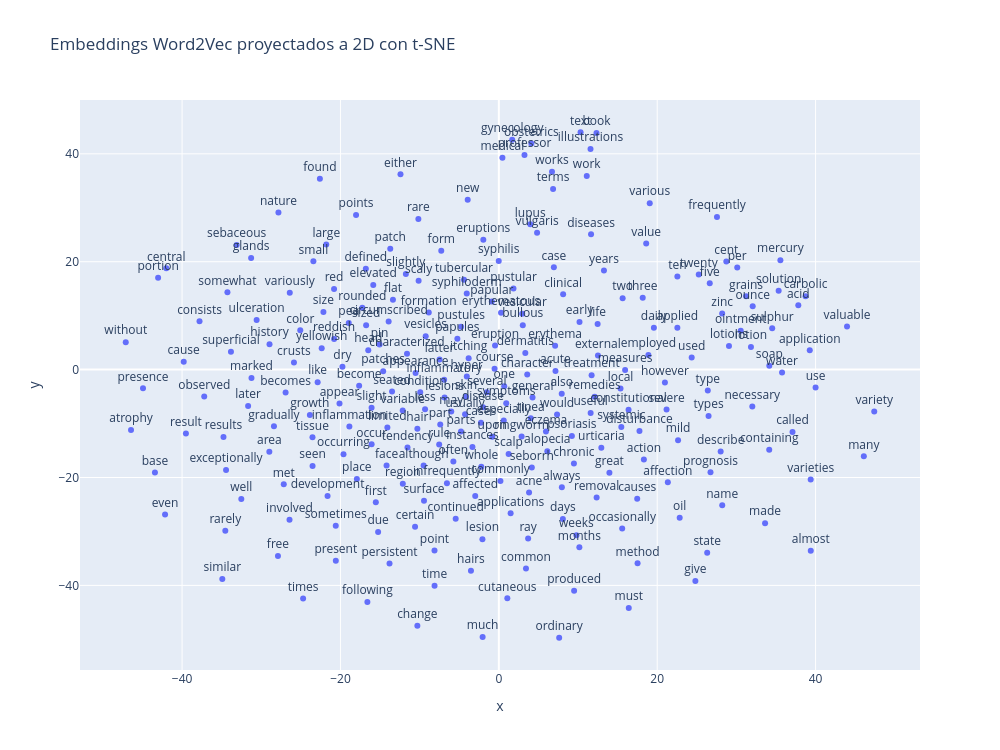

Source (notebook cell):
### Markdown cell above
### Reducción dimensional y visualización 2D
Los embeddings entrenados tienen 100 dimensiones. Para visualizarlos se reduce su dimensionalidad a 2D usando t-SNE. El gráfico permite inspeccionar agrupaciones locales de palabras.

### Code cell
from sklearn.manifold import TSNE
import plotly.express as px

MAX_WORDS = min(250, len(w2v_model.wv.index_to_key))

vectors = np.asarray(w2v_model.wv.vectors[:MAX_WORDS])
labels = np.asarray(w2v_model.wv.index_to_key[:MAX_WORDS])

perplexity = min(30, max(5, (MAX_WORDS - 1) // 3))

tsne = TSNE(
    n_components=2,
    random_state=42,
    init="pca",
    learning_rate="auto",
    perplexity=perplexity
)
vecs_2d = tsne.fit_transform(vectors)

plot_df = pd.DataFrame({
    "x": vecs_2d[:, 0],
    "y": vecs_2d[:, 1],
    "palabra": labels
})

fig = px.scatter(plot_df, x="x", y="y", text="palabra", title="Embeddings Word2Vec proyectados a 2D con t-SNE")
fig.update_traces(textposition="top center", marker=dict(size=6))
fig.update_layout(width=1000, height=750)
fig.show()

### Figure 1 — Plotly figure (JSON) as saved in the notebook; plotly's stock layout.template omitted (floating-point values rounded to 4 significant figures; data arrays with more than 128 entries replaced by an {"elided": "..."} marker saying what was removed)
{"data": [{"hovertemplate": "x=%{x}<br>y=%{y}<br>palabra=%{text}<extra></extra>", "legendgroup": "", "marker": {"color": "#636efa", "size": 6, "symbol": "circle"}, "mode": "markers+text", "name": "", "orientation": "v", "showlegend": false, "text": {"elided": "250 str values"}, "textposition": "top center", "type": "scatter", "x": {"elided": "250 float values"}, "xaxis": "x", "y": {"elided": "250 float values"}, "yaxis": "y"}], "layout": {"height": 750, "legend": {"tracegroupgap": 0}, "title": {"text": "Embeddings Word2Vec proyectados a 2D con t-SNE"}, "width": 1000, "xaxis": {"anchor": "y", "domain": [0, 1], "title": {"text": "x"}}, "yaxis": {"anchor": "x", "domain": [0, 1], "title": {"text": "y"}}}}
